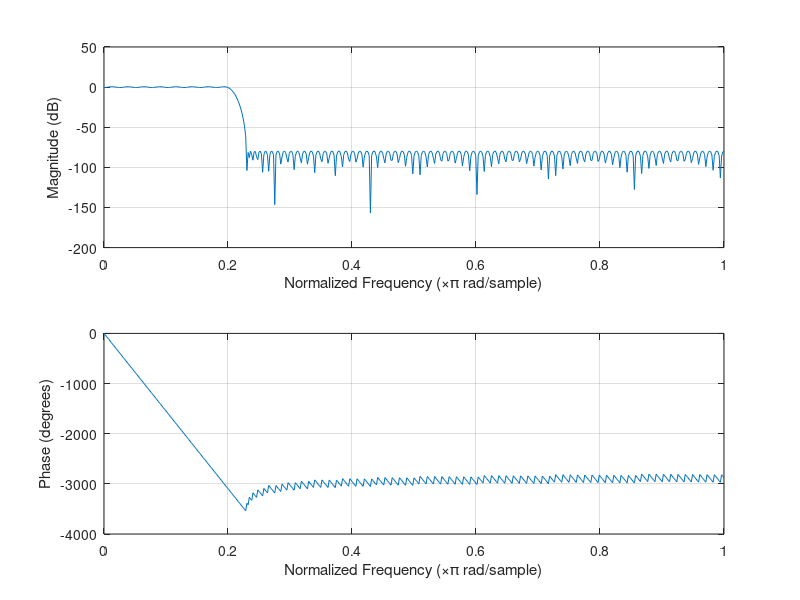

This chart was generated by the following MATLAB code: (Note: this script raises an error after producing the figure.)
% Main Function
function FIR()
    % Generate filter coefficients
    filter_coeffs = design_my_filter;

    % Un-quantized filter
    freqz(filter_coeffs, 1);
    
    % Quantize the coefficients
    quantized_coeffs = quantizenumeric(filter_coeffs, 1, 16, 15, 'nearest');
    
    % Display the frequency response of the quantized filter
    fig = figure;
    figure(fig);
    freqz(quantized_coeffs, 1);
    
    % Save coefficients as a SystemVerilog array
    export_coefficients("fir_params.sv", quantized_coeffs, 16, 15);
end

% Design a custom discrete-time filter object
function filter_coeffs = design_my_filter
    % Parameters
    Fpass = 0.2;             % Passband Frequency
    Fstop = 0.23;            % Stopband Frequency
    Dpass = 0.057501127785;  % Passband Ripple
    Dstop = 0.0001;          % Stopband Attenuation
    dens = 20;               % Density Factor

    % Calculate the order and coefficients using MATLAB's filter design
    [N, Fo, Ao, W] = firpmord([Fpass, Fstop], [1, 0], [Dpass, Dstop]);
    filter_coeffs = firpm(N, Fo, Ao, W, {dens});
end

% Export coefficients as SystemVerilog parameters
function export_coefficients(filename, quantized_coeffs, w, f)
    q = fi(quantized_coeffs, 1, w, f);
    % Start parameter declarations
    [abs_path, fname, ext] = fileparts(mfilename("fullpath"));
    fileID = fopen(fullfile(abs_path, filename), 'w');
    fprintf(fileID, "parameter int NUM_TAPS = %d;\n", length(quantized_coeffs));
    fprintf(fileID, "parameter logic signed [15:0] fir_coefs[0:NUM_TAPS-1] = '{\n");
    
    % Loop through coefficients and add to file
    for c = 1:length(q)-1
        tmp = q(c);
        fprintf(fileID, "    16'b%s,\n", tmp.bin);
    end

    % Print the last coefficient and close out the file
    tmp = q(length(q));
    fprintf(fileID, "    16'b%s\n};\n", tmp.bin);
    fclose(fileID);
end
